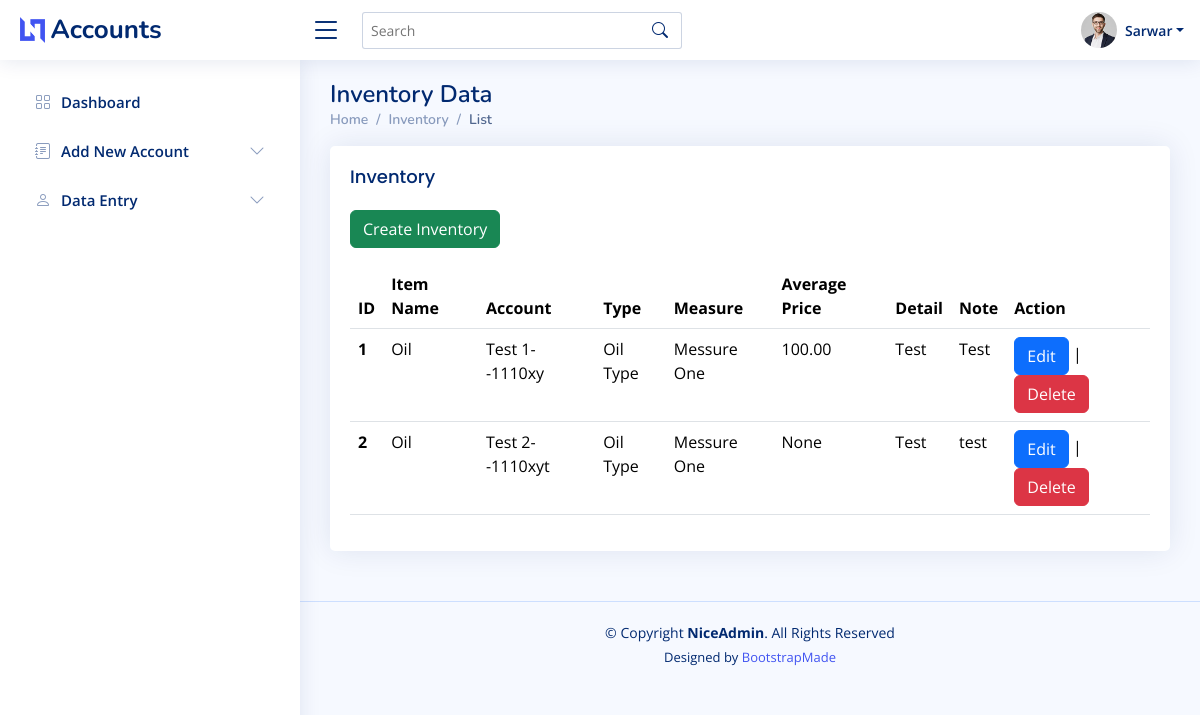
/inventories/list/ (signed in), run on the app's committed database.
### apps/users/models.py (models this page shows, shortened)
class CustomUser(AbstractUser):
    company = models.ForeignKey(Company, on_delete=models.CASCADE, blank=True, null=True, related_name='users')
    company_branch = models.ForeignKey(CompanyBranch, on_delete=models.CASCADE, blank=True, null=True,
                                       related_name='users')
    mobile = models.CharField(max_length=20, blank=True, null=True)
    address = models.TextField(blank=True, null=True)
    objects = CustomUserManager()

### apps/inventory/models.py (models this page shows, shortened)
class Inventory(models.Model):
    inventoryID = models.AutoField(primary_key=True)
    account = models.ForeignKey(Account, on_delete=models.CASCADE)
    supplierID = models.ForeignKey(Person, on_delete=models.CASCADE, null=True)
    inventory_item_name = models.CharField(max_length=255)
    inventory_type = models.CharField(max_length=255)
    measure = models.ForeignKey(Measures, on_delete=models.CASCADE)
    avg_price = models.DecimalField(max_digits=10, decimal_places=2, null=True, blank=True)
    avg_amount = models.DecimalField(max_digits=10, decimal_places=2, null=True, blank=True)
    detail = models.TextField()
    note = models.TextField()
    company_id = models.ForeignKey(Company, on_delete=models.CASCADE, default=None)
    company_branch = models.ForeignKey(CompanyBranch, on_delete=models.CASCADE, default=None)

class Measures(models.Model):
    measureID = models.AutoField(primary_key=True)
    measure = models.CharField(max_length=255, unique=True)
    def __str__(self):
        return self.measure

### apps/accounts/models.py (models this page shows)
class Account(models.Model):
    accountID = models.CharField(primary_key=True, max_length=10)
    level1ID = models.ForeignKey(AccountLevel1, on_delete=models.CASCADE, null=True, default=None)
    level2ID = models.ForeignKey(AccountLevel2, on_delete=models.CASCADE, null=True, default=None)
    level3ID = models.ForeignKey(AccountLevel3, on_delete=models.CASCADE, null=True, default=None)
    account_code = models.CharField(max_length=3, null=True)
    name = models.CharField(max_length=255)
    company_id = models.ForeignKey(Company, on_delete=models.CASCADE, default=None, related_name='created_accounts')
    company_branch = models.ForeignKey(CompanyBranch, on_delete=models.CASCADE, default=None,
                                       related_name='created_accounts')
    created_by = models.ForeignKey(settings.AUTH_USER_MODEL, on_delete=models.CASCADE, related_name='created_accounts')
    updated_by = models.ForeignKey(settings.AUTH_USER_MODEL, on_delete=models.CASCADE, related_name='updated_accounts')
    created_at = models.DateTimeField(auto_now_add=True)
    updated_at = models.DateTimeField(auto_now=True)
    def __str__(self):
        return self.name + "--" + self.accountID

### accounting/authentication_decorators.py (the view)
    def wrapped_view(request, *args, **kwargs):
        if not request.user.is_authenticated:
            return redirect('login')  # Replace 'login' with the name of your login URL
        return view_func(request, *args, **kwargs)

### apps/inventory/views.py (called while the page is built)
@authentication_required
def inventory_list(request):
    user = request.user
    context = {
        'first_name': user.first_name,
        'last_name': user.last_name,
        'company': user.company,
        'company_branch': user.company_branch_id,
        'inventory_list': Inventory.objects.filter(company_id=user.company, company_branch=user.company_branch)
    }
    return render(request, 'inventory/inventory_list.html', {'context': context})

### templates/inventory/inventory_list.html (shortened to what this page needs)
{% extends 'base.html' %}
{% block content %}
    <main id="main" class="main">
        <div class="pagetitle">
            <h1>Inventory Data</h1>
            <nav>
                <ol class="breadcrumb">
                    <li class="breadcrumb-item"><a href="{% url 'dashboard' %}">Home</a></li>
                    <li class="breadcrumb-item">Inventory</li>
                    <li class="breadcrumb-item active">List</li>
                </ol>
            </nav>
        </div>
        <section class="section">
            <div class="row">
                <div class="col-lg-12">
                    <div class="card">
                        <div class="card-body">
                            <h5 class="card-title">Inventory</h5>
                            <div class="text-start mb-3">
                                <a class="btn btn-success" href="{% url 'inventory-create' %}">Create Inventory</a>
                            </div>
                            <table id="inventory-list" class="display table datatable">
                                <thead>
                                <tr>
                                    <th scope="col">ID</th>
                                    <th scope="col">Item Name</th>
                                    <th scope="col">Account</th>
                                    <th scope="col">Type</th>
                                    <th scope="col">Measure</th>
                                    <th scope="col">Average Price</th>
                                    <th scope="col">Detail</th>
                                    <th scope="col">Note</th>
                                    <th scope="col">Action</th>
                                </tr>
                                </thead>
                                <tbody>
                                {% for item in context.inventory_list %}
                                    <tr>
                                        <th scope="row">{{ item.inventoryID }}</th>
                                        <td>{{ item.inventory_item_name }}</td>
                                        <td>{{ item.account }}</td>
                                        <td>{{ item.inventory_type }}</td>
                                        <td>{{ item.measure }}</td>
                                        <td>{{ item.avg_price }}</td>
                                        <td>{{ item.detail }}</td>
                                        <td>{{ item.note }}</td>
                                        <td>
                                            <a class="btn btn-primary"
                                               href="{% url 'inventory-edit' item.inventoryID %}">Edit</a> |
                                            <a class="btn btn-danger"
                                               href="{% url 'inventory-delete' item.inventoryID %}">Delete</a>
                                        </td>
                                    </tr>
                                {% endfor %}
                                </tbody>
                            </table>
                        </div>
                    </div>
                </div>
            </div>
        </section>
    </main>
{% endblock %}

### templates/static/header.html (shortened to what this page needs)
{% load static %}
<header id="header" class="header fixed-top d-flex align-items-center">
    <div class="d-flex align-items-center justify-content-between">
        <a href="index.html" class="logo d-flex align-items-center">
            <img src="{% static 'assets/img/logo.png' %}" alt="">
            <span class="d-none d-lg-block">Accounts</span>
        </a>
        <i class="bi bi-list toggle-sidebar-btn"></i>
    </div>
    <div class="search-bar">
        <form class="search-form d-flex align-items-center" method="POST" action="#">
            <input type="text" name="query" placeholder="Search" title="Enter search keyword">
            <button type="submit" title="Search"><i class="bi bi-search"></i></button>
        </form>
    </div>
    <nav class="header-nav ms-auto">
        <ul class="d-flex align-items-center">
            <li class="nav-item dropdown pe-3">
                <a class="nav-link nav-profile d-flex align-items-center pe-0" href="#" data-bs-toggle="dropdown">
                    <img src="{% static 'assets/img/profile-img.jpg' %}" alt="Profile" class="rounded-circle">
                    <span class="d-none d-md-block dropdown-toggle ps-2">{{ context.first_name }}</span>
                </a>
            </li>
        </ul>
    </nav>
</header>

### static/assets/css/style.css (style rules this page uses)
:root { scroll-behavior: smooth; }
body { font-family: "Open Sans", sans-serif; background: #f6f9ff; color: #444444; }
a { color: #4154f1; text-decoration: none; }
h1, h2, h3, h4, h5, h6 { font-family: "Nunito", sans-serif; }
#main { margin-top: 60px; padding: 20px 30px; transition: all 0.3s; }
.pagetitle { margin-bottom: 10px; }
.pagetitle h1 { font-size: 24px; margin-bottom: 0; font-weight: 600; color: #012970; }
.card { margin-bottom: 30px; border: none; border-radius: 5px; box-shadow: 0px 0 30px rgba(1, 41, 112, 0.1); }
.card-title { padding: 20px 0 15px 0; font-size: 18px; font-weight: 500; color: #012970; font-family: "Poppins", sans-serif; }
.card-body { padding: 0 20px 20px 20px; }
.breadcrumb { font-size: 14px; font-family: "Nunito", sans-serif; color: #899bbd; font-weight: 600; }
.breadcrumb a { color: #899bbd; transition: 0.3s; }
.breadcrumb .breadcrumb-item::before { color: #899bbd; }
.breadcrumb .active { color: #51678f; font-weight: 600; }
.logo { line-height: 1; }
@media (min-width: 1200px) { .logo { width: 280px; } }
.logo img { max-height: 26px; margin-right: 6px; }
.logo span { font-size: 26px; font-weight: 700; color: #012970; font-family: "Nunito", sans-serif; }
.header { transition: all 0.5s; z-index: 997; height: 60px; box-shadow: 0px 2px 20px rgba(1, 41, 112, 0.1); background-color: #fff; padding-left: 20px; }
.header .toggle-sidebar-btn { font-size: 32px; padding-left: 10px; cursor: pointer; color: #012970; }
.header .search-bar { min-width: 360px; padding: 0 20px; }
.header .search-form { width: 100%; }
.header .search-form input { border: 0; font-size: 14px; color: #012970; border: 1px solid rgba(1, 41, 112, 0.2); padding: 7px 38px 7px 8px; border-radius: 3px; transition: 0.3s; width: 100%; }
.header .search-form button { border: 0; padding: 0; margin-left: -30px; background: none; }
.header .search-form button i { color: #012970; }
.header-nav ul { list-style: none; }
.header-nav>ul { margin: 0; padding: 0; }
.header-nav .nav-profile { color: #012970; }
.header-nav .nav-profile img { max-height: 36px; }
.header-nav .nav-profile span { font-size: 14px; font-weight: 600; }
@media (min-width: 1200px) { #main, #footer { margin-left: 300px; } }

### data on the page
CustomUser: first_name "Sarwar"
Inventory: inventoryID "1", inventory_item_name "Oil", account "Test 1--1110xy", inventory_type "Oil Type", measure "Messure One", avg_price "100.00", detail "Test", note "Test"
Inventory: inventoryID "2", inventory_item_name "Oil", account "Test 2--1110xyt", inventory_type "Oil Type", measure "Messure One", avg_price "None", detail "Test", note "test"
